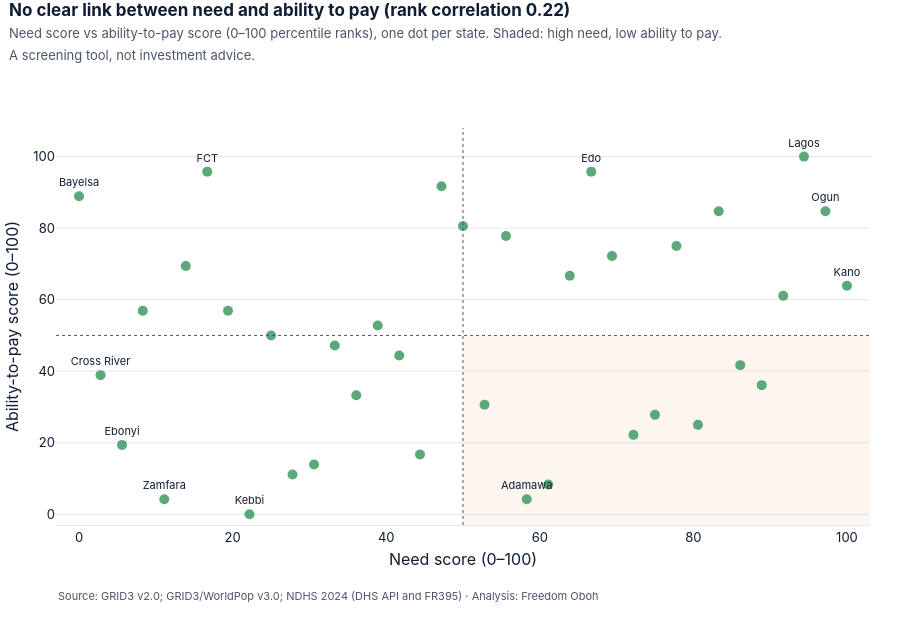

Write notebook code for a chart like this one.
### Markdown cell above
## 6. Testing the tension: does the need sit where people can't pay?

The brief asks me to **test, not assume**, that places with the greatest need may have the least
ability to pay. I checked two versions of "need".

### Code cell
charts.need_vs_pay(sc).show()

### Figure 1 — Plotly figure (JSON) as saved in the notebook; plotly's stock layout.template omitted (floating-point values rounded to 4 significant figures)
{"data": [{"hovertemplate": "%{hovertext}<br>Need %{x:.0f}<br>Ability to pay %{y:.0f}<extra></extra>", "hovertext": ["Kano", "Ogun", "Kaduna", "Katsina", "Lagos", "Edo", "Jigawa", "Bauchi", "Rivers", "Delta", "Osun", "Benue", "Ondo", "Oyo", "Niger", "Yobe", "FCT", "Adamawa", "Borno", "Gombe", "Nasarawa", "Imo", "Anambra", "Plateau", "Sokoto", "Taraba", "Bayelsa", "Kwara", "Kogi", "Akwa Ibom", "Abia", "Zamfara", "Ekiti", "Enugu", "Kebbi", "Ebonyi", "Cross River"], "marker": {"color": "#3E9A63", "opacity": 0.85, "size": 10}, "mode": "markers+text", "text": ["Kano", "Ogun", "", "", "Lagos", "Edo", "", "", "", "", "", "", "", "", "", "", "FCT", "Adamawa", "", "", "", "", "", "", "", "", "Bayelsa", "", "", "", "", "Zamfara", "", "", "Kebbi", "Ebonyi", "Cross River"], "textfont": {"color": "#0F1E33", "size": 11}, "textposition": "top center", "type": "scatter", "x": [100.0, 97.2, 91.7, 88.9, 94.4, 66.7, 75.0, 80.6, 69.4, 77.8, 47.2, 86.1, 50.0, 83.3, 72.2, 44.4, 16.7, 58.3, 61.1, 33.3, 13.9, 63.9, 55.6, 52.8, 27.8, 30.6, 0.0, 38.9, 36.1, 25.0, 19.4, 11.1, 8.3, 41.7, 22.2, 5.6, 2.8], "y": [63.9, 84.7, 61.1, 36.1, 100.0, 95.8, 27.8, 25.0, 72.2, 75.0, 91.7, 41.7, 80.6, 84.7, 22.2, 16.7, 95.8, 4.2, 8.3, 47.2, 69.4, 66.7, 77.8, 30.6, 11.1, 13.9, 88.9, 52.8, 33.3, 50.0, 56.9, 4.2, 56.9, 44.4, 0.0, 19.4, 38.9]}], "layout": {"annotations": [{"font": {"color": "#4A5568", "size": 11}, "showarrow": false, "text": "Source: GRID3 v2.0; GRID3/WorldPop v3.0; NDHS 2024 (DHS API and FR395) · Analysis: Freedom Oboh", "x": 0, "xanchor": "left", "xref": "paper", "y": 0, "yanchor": "top", "yref": "paper", "yshift": -62}], "font": {"color": "#0F1E33", "family": "Inter, Segoe UI, Arial, sans-serif", "size": 13}, "height": 620, "hoverlabel": {"bgcolor": "white", "font": {"color": "#0F1E33"}}, "margin": {"b": 95, "l": 20, "r": 30, "t": 128}, "paper_bgcolor": "white", "plot_bgcolor": "white", "shapes": [{"line": {"color": "#4A5568", "dash": "dot", "width": 1}, "type": "line", "x0": 50, "x1": 50, "xref": "x", "y0": 0, "y1": 1, "yref": "y domain"}, {"line": {"color": "#4A5568", "dash": "dot", "width": 1}, "type": "line", "x0": 0, "x1": 1, "xref": "x domain", "y0": 50, "y1": 50, "yref": "y"}, {"fillcolor": "#D9822B", "layer": "below", "line": {"width": 0}, "opacity": 0.07, "type": "rect", "x0": 50, "x1": 103, "y0": -3, "y1": 50}], "showlegend": false, "title": {"font": {"size": 17}, "pad": {"t": 16}, "text": "<b>No clear link between need and ability to pay (rank correlation 0.22)</b><br><span style='font-size:13px;color:#4A5568'>Need score vs ability-to-pay score (0–100 percentile ranks), one dot per state. Shaded: high need, low ability to pay.<br>A screening tool, not investment advice.</span>", "x": 0.01, "xanchor": "left", "y": 1, "yanchor": "top", "yref": "container"}, "xaxis": {"automargin": true, "gridcolor": "#E3E6EB", "linecolor": "#E3E6EB", "range": [-3, 103], "showgrid": false, "title": {"standoff": 10, "text": "Need score (0–100)"}, "zeroline": false}, "yaxis": {"automargin": true, "gridcolor": "#E3E6EB", "range": [-3, 108], "showgrid": true, "title": {"standoff": 10, "text": "Ability-to-pay score (0–100)"}, "zeroline": false}}}
